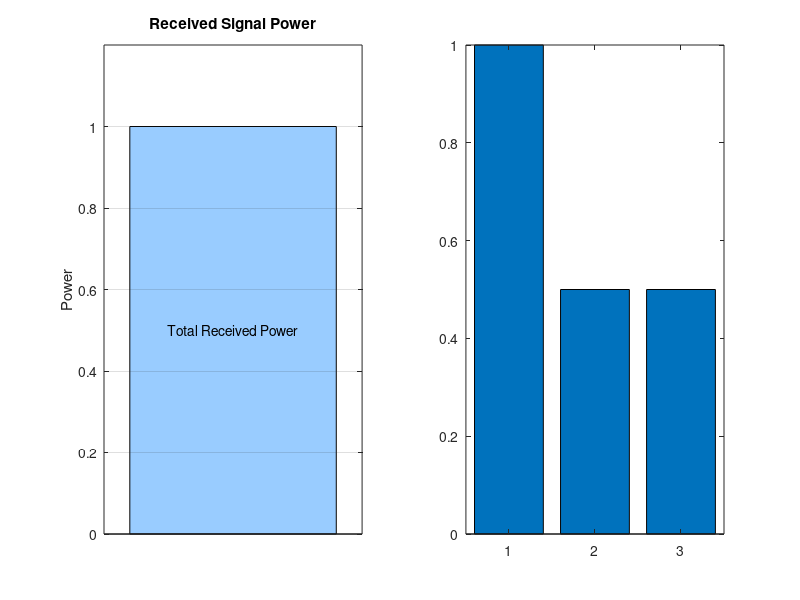

Source code (MATLAB): (Note: this script raises an error after producing the figure.)
% Clear workspace and close all figures
clear; close all; clc;

% Parameters
rho = 0.5; % Power splitting ratio
total_power = 1; % Assume total received signal power is normalized to 1
data_power = rho * total_power;
energy_power = (1 - rho) * total_power;

% Create figure
figure;

% Define x coordinates for visualization
x = [1, 2, 3];
y = [total_power, data_power, energy_power];
colors = [0.6 0.8 1; 0.4 0.6 0.8; 1 0.8 0.4]; % Colors for bars

% Plot received signal power
subplot(1, 2, 1);
bar(1, total_power, 'FaceColor', [0.6 0.8 1], 'EdgeColor', 'k');
text(1, total_power / 2, 'Total Received Power', 'HorizontalAlignment', 'center', 'VerticalAlignment', 'middle');
title('Received Signal Power');
ylabel('Power');
xlim([0 2]);
ylim([0 1.2]);
set(gca, 'XTick', []);
grid on;

% Plot power splitting scheme
subplot(1, 2, 2);
h = bar(x, y, 'EdgeColor', 'k');
for k = 1:length(h)
    h(k).FaceColor = colors(k, :);
end
text(1, total_power - 0.1, 'Total Received Power', 'HorizontalAlignment', 'center', 'VerticalAlignment', 'top', 'Rotation', 90);
text(2, data_power - 0.1, sprintf('Power for Data Decoding', data_power), 'HorizontalAlignment', 'center', 'VerticalAlignment', 'top', 'Rotation', 90);
text(3, energy_power - 0.1, sprintf('Power for Energy Harvesting', energy_power), 'HorizontalAlignment', 'center', 'VerticalAlignment', 'top', 'Rotation', 90);
title('Power Splitting Scheme in SWIPT');
ylabel('Power');
xlim([0 4]);
ylim([0 1.2]);
set(gca, 'XTick', x, 'XTickLabel', {'Received', 'Data Decoding', 'Energy Harvesting'});
grid on;

% Add an annotation to show the split
annotation('arrow', [0.42 0.53], [0.6 0.6], 'LineWidth', 2);
annotation('arrow', [0.42 0.68], [0.6 0.45], 'LineWidth', 2);

% Display the plot
sgtitle('Power Splitting Scheme in SWIPT');
